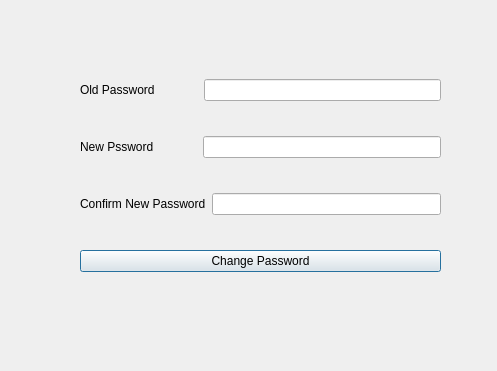
<?xml version="1.0" encoding="UTF-8"?>
<ui version="4.0">
 <class>Window_ChangePassword</class>
 <widget class="QDialog" name="Window_ChangePassword">
  <property name="geometry">
   <rect>
    <x>0</x>
    <y>0</y>
    <width>497</width>
    <height>371</height>
   </rect>
  </property>
  <property name="windowTitle">
   <string>Dialog</string>
  </property>
  <widget class="QWidget" name="layoutWidget">
   <property name="geometry">
    <rect>
     <x>80</x>
     <y>50</y>
     <width>361</width>
     <height>251</height>
    </rect>
   </property>
   <layout class="QVBoxLayout" name="verticalLayout">
    <item>
     <layout class="QHBoxLayout" name="horizontalLayout">
      <item>
       <widget class="QLabel" name="label_OldPassword">
        <property name="text">
         <string>Old Password             </string>
        </property>
       </widget>
      </item>
      <item>
       <widget class="QLineEdit" name="lineEdit_OldPassword"/>
      </item>
     </layout>
    </item>
    <item>
     <layout class="QHBoxLayout" name="horizontalLayout_2">
      <item>
       <widget class="QLabel" name="label_OldPassword2">
        <property name="text">
         <string>New Pssword             </string>
        </property>
       </widget>
      </item>
      <item>
       <widget class="QLineEdit" name="lineEdit_NewPassword"/>
      </item>
     </layout>
    </item>
    <item>
     <layout class="QHBoxLayout" name="horizontalLayout_3">
      <item>
       <widget class="QLabel" name="label_NewPassword">
        <property name="text">
         <string>Confirm New Password</string>
        </property>
       </widget>
      </item>
      <item>
       <widget class="QLineEdit" name="lineEdit_ConfirmNewPassword"/>
      </item>
     </layout>
    </item>
    <item>
     <widget class="QPushButton" name="pushButton_ChangePassword">
      <property name="text">
       <string>Change Password</string>
      </property>
     </widget>
    </item>
   </layout>
  </widget>
 </widget>
 <resources/>
 <connections/>
</ui>
